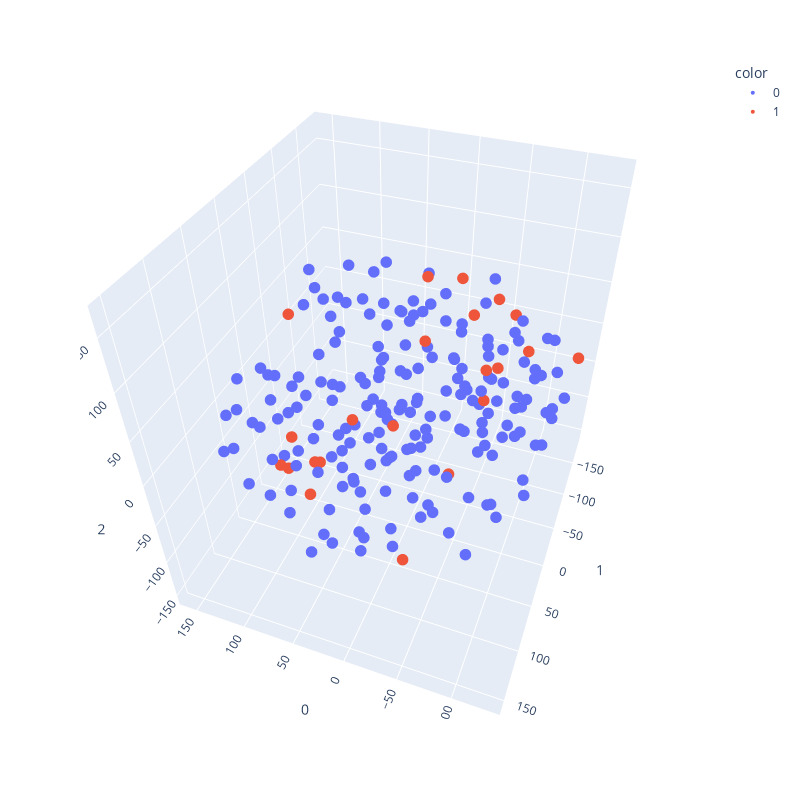

Write notebook code for a chart like this one.
### Code cell
df = pd.read_csv('data/all/genus_relative_abundance_otu_drop.csv')
df.patientID = df.patientID.astype('category').cat.codes
# metadata_list = ['sampleID', 'EverCovid', 'CovidStatus', 'CovidLabel', 'Timepoint', 'patientID','Age', 'HIVstatus']
metadata_list = ['sampleID', 'EverCovid', 'CovidLabel', 'Timepoint', 'patientID']

# all the data
df_otu = df.drop(columns=metadata_list)
X = df_otu.to_numpy()

# first reduce dimensionality before feeding to t-sne
pca = PCA(n_components=50)
X_pca = pca.fit_transform(X) 

# reduce dimensionality with t-sne
tsne = TSNE(n_components=3, verbose=1, perplexity=30, n_iter=1000, learning_rate=200)
projections = tsne.fit_transform(X_pca)

# visualize
y = df['CovidStatus'].astype(str)
# y = df_CN_CP['Age']
# y = df_CN_CP['HIVstatus'].astype(str)
# y = df_CN_CP['CovidLabel'].astype(str)
fig = px.scatter_3d(projections, x=0, y=1, z=2, color=y, width=800, height=800)
fig.update_traces(marker_size=4)
fig.show()

### Figure 1 — Plotly figure (JSON) as saved in the notebook; plotly's stock layout.template omitted (floating-point values rounded to 4 significant figures; data arrays with more than 128 entries replaced by an {"elided": "..."} marker saying what was removed)
{"data": [{"hovertemplate": "color=0<br>0=%{x}<br>1=%{y}<br>2=%{z}<extra></extra>", "legendgroup": "0", "marker": {"color": "#636efa", "size": 4, "symbol": "circle"}, "mode": "markers", "name": "0", "scene": "scene", "showlegend": true, "type": "scatter3d", "x": {"elided": "193 float values"}, "y": {"elided": "193 float values"}, "z": {"elided": "193 float values"}}, {"hovertemplate": "color=1<br>0=%{x}<br>1=%{y}<br>2=%{z}<extra></extra>", "legendgroup": "1", "marker": {"color": "#EF553B", "size": 4, "symbol": "circle"}, "mode": "markers", "name": "1", "scene": "scene", "showlegend": true, "type": "scatter3d", "x": [129.3, -69.67, -62.3, 107.6, 94.53, -133.5, 72.29, -41.68, 92.63, 76.83, -57.93, -30.67, -77.11, -18.16, -5.695, -63.44, 12.09, -28.35, -74.33, 123.0, -41.28, -2.845], "y": [-8.691, -38.6, -26.86, -12.73, 26.49, -77.56, 108.1, 127.1, 3.487, 61.05, -161.4, -47.09, -151.4, -145.9, -29.47, -46.53, 6.727, 42.49, 28.37, 15.11, 1.332, 125.4], "z": [-87.42, 36.96, 6.419, -120.0, -124.0, 36.89, 5.745, -44.2, -99.26, 124.8, 9.537, 116.2, -24.85, 9.977, 122.9, 103.3, -19.62, 113.5, 87.18, -107.7, -69.19, 95.93]}], "layout": {"height": 800, "legend": {"title": {"text": "color"}, "tracegroupgap": 0}, "margin": {"t": 60}, "scene": {"aspectmode": "auto", "aspectratio": {"x": 0.9284, "y": 1.06, "z": 1.017}, "camera": {"center": {"x": 0, "y": 0, "z": 0}, "eye": {"x": -0.5729, "y": 1.538, "z": 1.412}, "projection": {"type": "perspective"}, "up": {"x": 0, "y": 0, "z": 1}}, "domain": {"x": [0, 1], "y": [0, 1]}, "xaxis": {"title": {"text": "0"}, "type": "linear"}, "yaxis": {"title": {"text": "1"}, "type": "linear"}, "zaxis": {"title": {"text": "2"}, "type": "linear"}}, "width": 800}}
